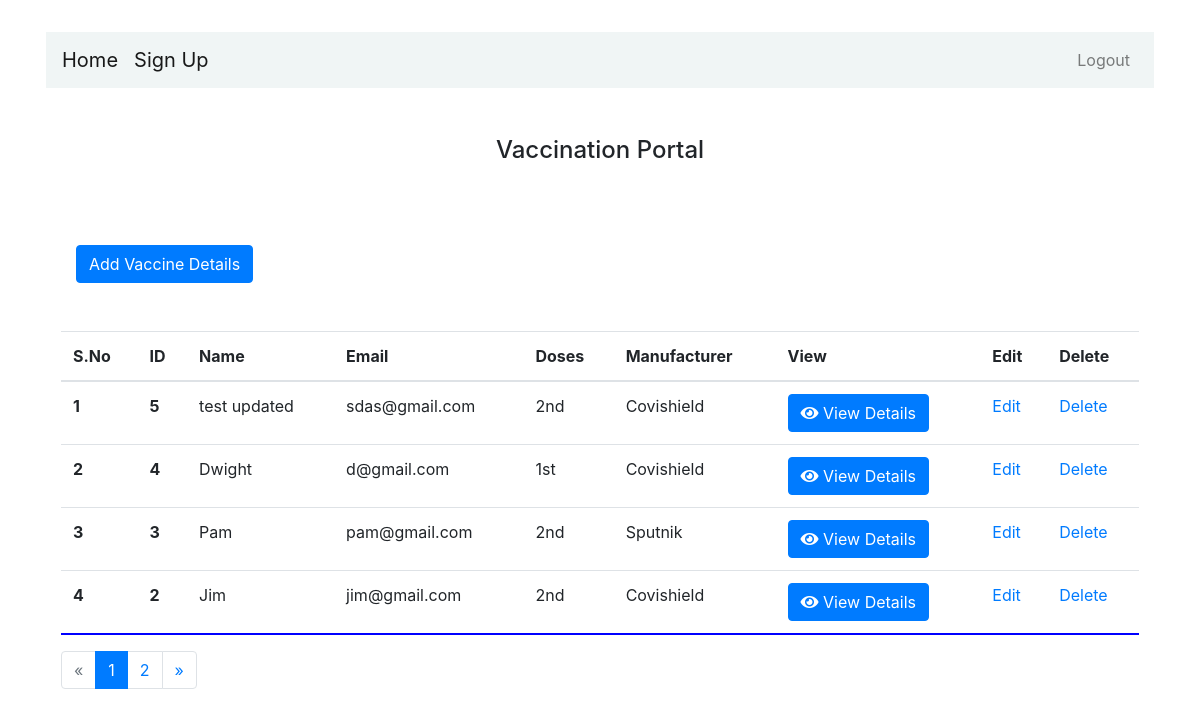
Before: /dashboard/ (signed in) with the older database file.
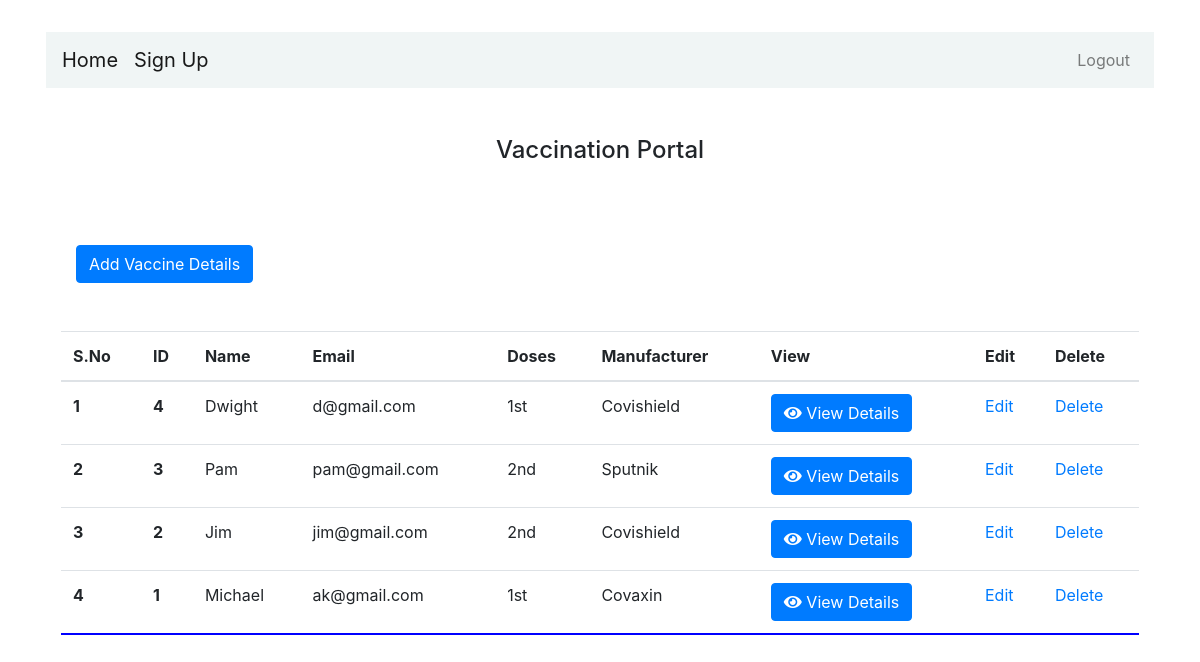
After: the same page with the newer database file.
### portal/models.py (models this page shows, shortened)
class Person(models.Model):
    manufacturers = [
        ('Covaxin', 'Covaxin (Bharat Biotech)'),
        ('Covishield', 'Covishield (Serum Institute of India)'),
        ('Sputnik', 'Sputnik V'),
    ]
    doses = [
        ('1st', 'First Dose'),
        ('2nd', 'Second Dose'),
    ]
    name = models.CharField(max_length=500, verbose_name='First Name')
    fname = models.CharField(max_length=500, verbose_name="Father's Name")
    lname = models.CharField(max_length=500, verbose_name="Surname")
    dob = models.DateField(auto_now_add=False, verbose_name='Date of Birth')
    address = models.CharField(max_length=500)
    city = models.CharField(max_length=50)
    state = models.CharField(max_length=50)
    pin = models.CharField(max_length=50)
    phone = models.IntegerField()
    email = models.EmailField(max_length=254)
    manufacturers = models.CharField(max_length=50, choices=manufacturers)
    doses = models.CharField(max_length=50, choices=doses)
    dov = models.DateField(auto_now_add=False, verbose_name='Date of Vaccination')

### portal/views.py (the view)
# urls.py: path('dashboard/', views.dashboard, name='dashboard'),
def dashboard(request):
    person_object = Person.objects.all().order_by('-id')
    paginator = Paginator(person_object, 4)
    page = request.GET.get('page')
    try:
        persons = paginator.page(page)
    except PageNotAnInteger:
        persons = paginator.page(1)
    except EmptyPage:
        persons = paginator.page(paginator.num_pages)
    context = {'person_object': person_object, 'persons': persons}
    return render(request, 'dashboard.html', context)

### portal/templates/dashboard.html (shortened to what this page needs)
{% extends 'base.html' %}
{% block content %}
    {% if user.is_authenticated %}
        <div class="col-lg-12">
        <div class="container">
        <div class="row">
        <div class="col-lg-12">
        <div class="row">
        <div class="col-lg-12 text-center mt-5">
        <h4>Vaccination Portal</h4> <br>
        </div>
        <div class="col-lg-6 mt-5 mb-5">
        <a href="{% url 'add_vaccine_details' %}" class="btn btn-primary">Add Vaccine Details</a>
        </div>
        <div class="col-lg-6"></div>
        </div>
        </div>
        <table class="table table-hover" style="height:300px; overflow-y:scroll; border-bottom:2px blue solid;">
      <thead>
        <tr>
            <th scope="col">S.No</th>
            <th scope="col">ID</th>
            <th scope="col">Name</th>
            <th scope="col">Email</th>
            <th scope="col">Doses</th>
            <th scope="col">Manufacturer</th>
            <th scope="col">View</th>
            <th scope="col">Edit</th>
            <th scope="col">Delete</th>
        </tr>
      </thead>
      <tbody>
        {% for i in persons %}
        <tr>
          <th scope="row">{{forloop.counter}}</th>
          <th scope="row">{{i.id}}</th>
          <td>{{i.name}}</td>
          <td>{{i.email}}</td>
          <td>{{i.doses}}</td>
          <td>{{i.manufacturers}}</td>
          <td><button type="button" class="btn btn-primary" data-toggle="modal" data-target="#demo{{i.id}}">
    <i class="fa fa-eye" aria-hidden="true"></i> View Details
    </button></td>
            <td><a href="{%  url 'update-details' i.id %}">Edit</a></td>
            <td><a href="{%  url 'delete-details' i.id %}">Delete</a></td>
        </tr>
        {% endfor %}
      </tbody>
    </table>
    <nav aria-label="Page navigation example text-center">
    {% if persons.has_other_pages %}
      <ul class="pagination">
        {% if persons.has_previous %}
          <li class="page-item"><a class="page-link" href="?page={{ persons.previous_page_number }}">&laquo;</a></li>
        {% else %}
          <li class="disabled page-item"><span class="page-link">&laquo;</span></li>
        {% endif %}
        {% for i in persons.paginator.page_range %}
          {% if persons.number == i %}
            <li class="page-item active"><span class="page-link">{{ i }} <span class="sr-only">(current)</span></span></li>
          {% else %}
            <li class="page-item"><a class="page-link" href="?page={{ i }}">{{ i }}</a></li>
          {% endif %}
        {% endfor %}
        {% if persons.has_next %}
          <li class="page-item"><a class="page-link" href="?page={{ persons.next_page_number }}">&raquo;</a></li>
        {% else %}
          <li class="page-item disabled"><span>&raquo;</span></li>
        {% endif %}
      </ul>
    {% endif %}
    </nav>
        </div>
        </div>
        </div>
    {% else %}
        <a class="btn btn-primary btn-lg" href="{% url 'login' %}" role="button">Log In</a>
        <p>You are not logged in</p>
        <a href="{% url 'login' %}">Log In</a>
    {% endif %}
{% endblock %}

Changed rows visible on the page:
removed Person: id "5", name "test updated", email "sdas@gmail.com", doses "2nd", manufacturers "Covishield"
now on this page (row unchanged): Person: id "1", name "Michael", email "ak@gmail.com", doses "1st", manufacturers "Covaxin"
Other visible differences:
list line gone: "1"
list line gone: "2"
